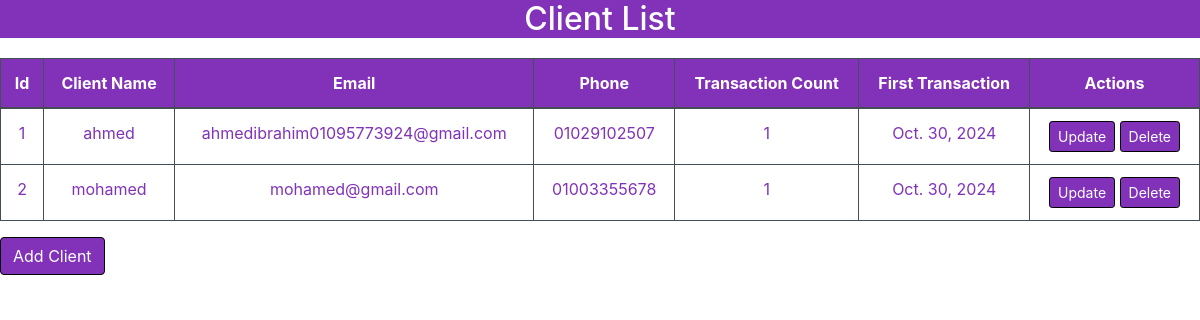
/home/clients/, run on the app's committed database.
### clients/models.py (models this page shows, shortened)
class Clintes(models.Model):
    id=models.IntegerField(primary_key=True)
    name = models.CharField(max_length=100)
    email = models.EmailField(unique=True)
    phone_number = models.CharField(max_length=15)
    number_of_transection = models.CharField(max_length=100)
    first_transction = models.DateField()

### clients/views.py (the view)
# urls.py: path('', Client_list, name='Client_list'),
def Client_list(request):
    clints = Clintes.objects.all()
    return render(request, 'clients/Clients_list.html', {'clints': clints})

### clients/templates/clients/Clients_list.html (shortened to what this page needs)
<!DOCTYPE html>
<html lang="en">
    <head>
        <link href="https://stackpath.bootstrapcdn.com/bootstrap/4.5.2/css/bootstrap.min.css" rel="stylesheet">
<h2 class="text-center" style="background-color: #8132b9; color: #fff;">Client List</h2>
<table class="table table-dark table-striped">
    <thead>
        <tr>
            <th>Id</th>
            <th>Client Name</th>
            <th>Email</th>
            <th>Phone</th>
            <th>Transaction Count</th>
            <th>First Transaction</th>
            <th>Actions</th>
        </tr>
    </thead>
    <tbody>
        {% for clint in clints %}
        <tr style="background-color: #fff; color: #8132b9;">
            <td>{{ clint.id }}</td>
            <td>{{ clint.name }}</td>
            <td>{{ clint.email }}</td>
            <td>{{ clint.phone_number }}</td>
            <td>{{ clint.number_of_transection }}</td>
            <td>{{ clint.first_transction }}</td>
            <td>
                <a href="{% url 'clients:edit_clients' clint.pk %}" class="btn btn-warning btn-sm" style="background-color: #8132b9; color: #fff;">Update</a>
                <a href="{% url 'clients:delete_client' clint.pk %}" class="btn btn-danger btn-sm"style="background-color: #8132b9; color: #fff;">Delete</a>
            </td>
        </tr>
        {% empty %}
        <tr>
            <td colspan="7" class="text-center">No clients found.</td>
        </tr>
        {% endfor %}
    </tbody>
</table>
<a href="{% url 'clients:Add_client' %}" class="btn btn-primary" style="background-color: #8132b9; color: #fff;">Add Client</a>

### clients/templates/clients/Clients_list.html (style rules this page uses)
table { border-collapse: collapse; width: 100%; margin-top: 20px; }
th, td { border: 1px solid #8132b9; padding: 10px; text-align: center; }
th { background-color: #8132b9; }
.btn { background-color: #8132b9; color: black; border: 1px solid black; }

### data on the page
Clintes: id "1", name "ahmed", email "ahmedibrahim01095773924@gmail.com", phone_number "01029102507", number_of_transection "1", first_transction "Oct. 30, 2024"
Clintes: id "2", name "mohamed", email "mohamed@gmail.com", phone_number "01003355678", number_of_transection "1", first_transction "Oct. 30, 2024"
